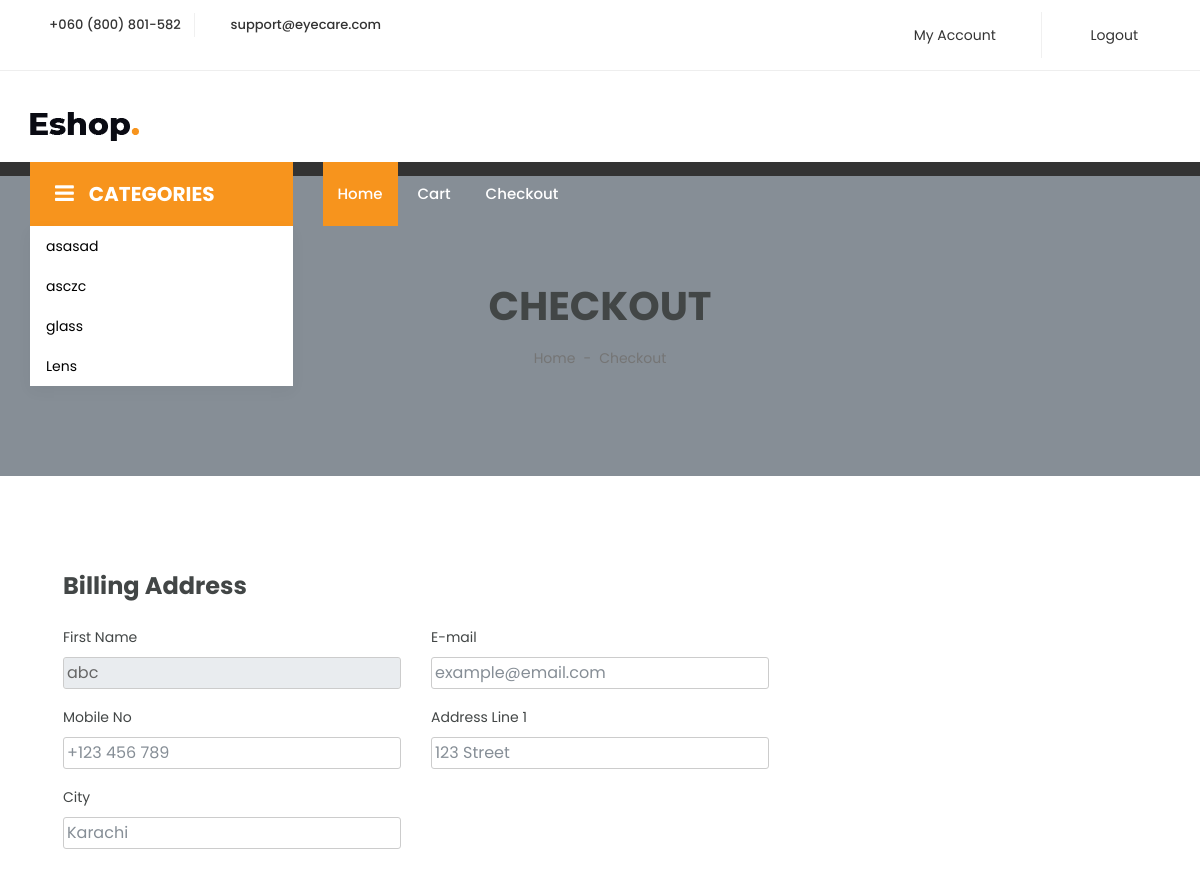
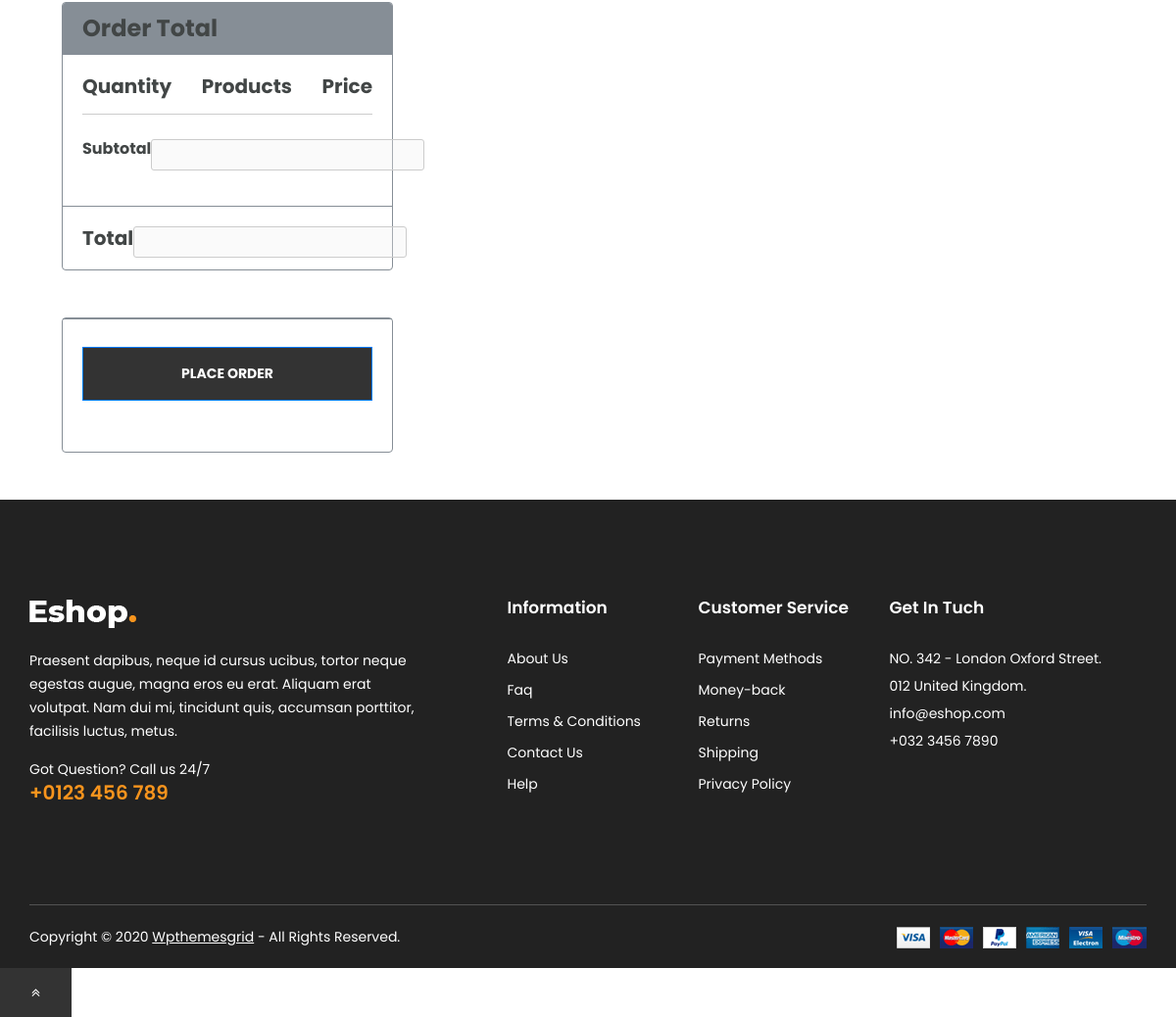
Screenshot of /front_end/checkout.php (signed in) with the database file from the repository (2 pictures, top to bottom).
### tables this page shows
CREATE TABLE `category` (
  `cat_id` int(10) NOT NULL,
  `cat_name` varchar(100) NOT NULL
);

### front_end/checkout.php (the view, shortened to what this page needs)
<?php
include("Database_Connection.php");
?>
<!DOCTYPE html>
<html lang="zxx">
<head>
	<link rel="stylesheet" href="../Styling/css/bootstrap.css">
    <link rel="stylesheet" href="../Styling/css/magnific-popup.min.css">
    <link rel="stylesheet" href="../Styling/css/font-awesome.css">
	<link rel="stylesheet" href="../Styling/css/jquery.fancybox.min.css">
    <link rel="stylesheet" href="../Styling/css/themify-icons.css">
    <link rel="stylesheet" href="../Styling/css/niceselect.css">
    <link rel="stylesheet" href="../Styling/css/animate.css">
    <link rel="stylesheet" href="../Styling/css/flex-slider.min.css">
    <link rel="stylesheet" href="../Styling/css/owl-carousel.css">
    <link rel="stylesheet" href="../Styling/css/slicknav.min.css">
	<link rel="stylesheet" href="../Styling/css/reset.css">
	<link rel="stylesheet" href="../Styling/style.css">
    <link rel="stylesheet" href="../Styling/css/responsive.css">
</head>
<body class="js">
<?php
include "nav.php";
?>
    <div class="container-fluid bg-secondary mb-5" style="margin-top: -50px;">
        <div class="d-flex flex-column align-items-center justify-content-center" style="min-height: 300px">
            <h1 class="font-weight-semi-bold text-uppercase mb-3">Checkout</h1>
            <div class="d-inline-flex">
                <p class="active"><a href="index.php">Home</a></p>
                <p class="m-0 px-2">-</p>
                <p class="active">Checkout</p>
            </div>
        </div>
    </div>
    <div class="container-fluid pt-5">
        <div class="row px-xl-5">
        <form method="post" action="checkout.php">
            <div class="col-lg-8">
                <div class="mb-4">
                    <h4 class="font-weight-semi-bold mb-4">Billing Address</h4>
                    <div class="row">
                        <div class="col-md-6 form-group">
                            <label>First Name</label>
                            <input class="form-control" name="first_name" id="first_name" type="text" readonly Required value="<?php echo $_SESSION["un"]?>" >
                        </div>
                        <div class="col-md-6 form-group">
                            <label>E-mail</label>
                            <input class="form-control" name="email" type="text" Required placeholder="example@email.com">
                        </div>
                        <div class="col-md-6 form-group">
                            <label>Mobile No</label>
                            <input class="form-control" name="phone" type="text" Required placeholder="+123 456 789">
                        </div>
                        <div class="col-md-6 form-group">
                            <label>Address Line 1</label>
                            <input class="form-control" name="address" Required type="text" placeholder="123 Street">
                        </div>
                        <div class="col-md-6 form-group">
                            <label>City</label>
                            <input class="form-control" name="city" Required type="text" placeholder="Karachi">
                        </div>
                    </div>
                </div>
            </div>
            <div class="col-lg-4">
                <div class="card border-secondary mb-5">
                    <div class="card-header bg-secondary border-0">
                        <h4 class="font-weight-semi-bold m-0">Order Total</h4>
                    </div>
                    <div class="card-body">
                        <div class="d-flex justify-content-between">
                        <h5 class="font-weight-medium mb-3">Quantity</h5>
                        <h5 class="font-weight-medium mb-3">Products</h5>
                        <h5 class="font-weight-medium mb-3">Price</h5>
                        </div>
                        <hr class="mt-0">
                        <div class="d-flex justify-content-between mb-3 pt-1">
                            <h6 class="font-weight-medium">Subtotal</h6>
                            <h6 class="font-weight-medium"><span><input  type="text" class="textbox" value="<?php  echo @$_SESSION["t_amount"] ?>" disabled/></span>
    <input name="sub_amount" type="hidden" class="textbox" value="<?php  echo @$_SESSION["t_amount"] ?>" /></h6>
                        </div>
                    </div>
                    <div class="card-footer border-secondary bg-transparent">
                        <div class="d-flex justify-content-between mt-2">
                            <h5 class="font-weight-bold">Total</h5>
	<span><input  type="text" class="textbox" value="<?php  echo @$_SESSION["t_amount"] ?>" disabled/></span>
                        </div>
                    </div>
                </div>
                <div class="card border-secondary mb-5">
                    <div class="card-footer border-secondary bg-transparent">
                        <button class="btn btn-lg btn-block btn-primary font-weight-bold my-3 py-3" name="btn_insert">Place Order</button>
                    </div>
                    <div>
					</div>
                </div>
            </div>
            </form>
        </div>
    </div>
     <?php
    include("footer.php");
    ?>
    <a href="#" class="btn btn-primary back-to-top"><i class="fa fa-angle-double-up"></i></a>
</body>
</html>

### front_end/nav.php (shortened to what this page needs)
<?php
include "Database_Connection.php";
?>
<header class="header shop">
		<div class="topbar">
			<div class="container">
				<div class="row">
					<div class="col-lg-4 col-md-12 col-12">
						<div class="top-left">
							<ul class="list-main">
								<li><i class="ti-headphone-alt"></i> +060 (800) 801-582</li>
								<li><i class="ti-email"></i> support@eyecare.com</li>
							</ul>
						</div>
					</div>
					<div class="col-lg-8 col-md-12 col-12">
						<div class="right-content">
							<ul class="list-main">
                            <li>
								<?php
				 if(isset($_SESSION["un"]))
				 {
				  ?>
                 <a href="myacc.php"class="nav-item nav-link"><input type="submit" style="border: none; background-color: white;" name="check_out" value="My Account" class="nav-item nav-link"/></a>
                 <?php
				 }
				 ?>
							</li>
							<li>
					   <?php
				 if(isset($_SESSION["un"]))
				 {
				  ?>
                 <a href="login.php"class="nav-item nav-link"><input type="submit" style="border: none; background-color: white;" name="check_out" value="Logout" class="nav-item nav-link"/></a>
                 <?php
				 }
				 ?>
							</li>
							</ul>
						</div>
					</div>
				</div>
			</div>
		</div>
		<div class="middle-inner">
			<div class="container">
				<div class="row">
					<div class="col-lg-2 col-md-2 col-12">
						<div class="logo">
							<a href="index.php"><img src="../Styling/images/logo.png" alt="logo"></a>
						</div>
					</div>
				</div>
			</div>
		</div>
		<div class="header-inner">
			<div class="container">
				<div class="cat-nav-head">
					<div class="row">
						<div class="col-lg-3">
							<div class="all-category">
								<h3 class="cat-heading"><i class="fa fa-bars" aria-hidden="true"></i>CATEGORIES</h3>
								<ul class="main-category">
									<?php
                        $sql = mysqli_query($conn, "SELECT * From category");
                        while ($row = mysqli_fetch_array($sql)){
						?>
						<a href="show_category.php?edit_id=<?php echo $row["cat_id"] ?>" class="nav-item nav-link" style="color: black;"><?php echo $row["cat_name"] ?></a>
						<?php
                        }
                        ?>
								</ul>
							</div>
						</div>
						<div class="col-lg-9 col-12">
							<div class="menu-area">
								<nav class="navbar navbar-expand-lg">
									<div class="navbar-collapse">
										<div class="nav-inner">
											<ul class="nav main-menu menu navbar-nav">
													<li class="active"><a href="index.php">Home</a></li>
															<li><a href="cart.php">Cart</a></li>
															<li><a href="checkout.php">Checkout</a></li>
												</ul>
										</div>
									</div>
								</nav>
							</div>
						</div>
					</div>
				</div>
			</div>
		</div>
	</header>

### rows the page displays
category: cat_name "asasad"
category: cat_name "asczc"
category: cat_name "glass"
category: cat_name "Lens"
